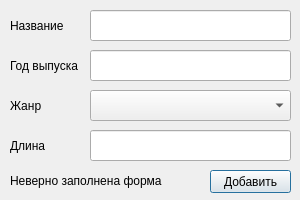
<?xml version="1.0" encoding="UTF-8"?>
<ui version="4.0">
 <class>Dialog</class>
 <widget class="QDialog" name="Dialog">
  <property name="geometry">
   <rect>
    <x>0</x>
    <y>0</y>
    <width>300</width>
    <height>200</height>
   </rect>
  </property>
  <property name="windowTitle">
   <string>Добавить элемент</string>
  </property>
  <widget class="QPushButton" name="pushButton">
   <property name="geometry">
    <rect>
     <x>210</x>
     <y>170</y>
     <width>81</width>
     <height>23</height>
    </rect>
   </property>
   <property name="text">
    <string>Добавить</string>
   </property>
  </widget>
  <widget class="QLineEdit" name="lineEdit">
   <property name="geometry">
    <rect>
     <x>90</x>
     <y>10</y>
     <width>201</width>
     <height>31</height>
    </rect>
   </property>
  </widget>
  <widget class="QLineEdit" name="lineEdit_2">
   <property name="geometry">
    <rect>
     <x>90</x>
     <y>50</y>
     <width>201</width>
     <height>31</height>
    </rect>
   </property>
  </widget>
  <widget class="QLineEdit" name="lineEdit_3">
   <property name="geometry">
    <rect>
     <x>90</x>
     <y>130</y>
     <width>201</width>
     <height>31</height>
    </rect>
   </property>
  </widget>
  <widget class="QComboBox" name="comboBox">
   <property name="geometry">
    <rect>
     <x>90</x>
     <y>90</y>
     <width>201</width>
     <height>31</height>
    </rect>
   </property>
  </widget>
  <widget class="QLabel" name="label">
   <property name="geometry">
    <rect>
     <x>10</x>
     <y>10</y>
     <width>71</width>
     <height>31</height>
    </rect>
   </property>
   <property name="text">
    <string>Название</string>
   </property>
  </widget>
  <widget class="QLabel" name="label_2">
   <property name="geometry">
    <rect>
     <x>10</x>
     <y>50</y>
     <width>71</width>
     <height>31</height>
    </rect>
   </property>
   <property name="text">
    <string>Год выпуска</string>
   </property>
  </widget>
  <widget class="QLabel" name="label_3">
   <property name="geometry">
    <rect>
     <x>10</x>
     <y>90</y>
     <width>71</width>
     <height>31</height>
    </rect>
   </property>
   <property name="text">
    <string>Жанр</string>
   </property>
  </widget>
  <widget class="QLabel" name="label_4">
   <property name="geometry">
    <rect>
     <x>10</x>
     <y>130</y>
     <width>71</width>
     <height>31</height>
    </rect>
   </property>
   <property name="text">
    <string>Длина</string>
   </property>
  </widget>
  <widget class="QLabel" name="label_5">
   <property name="geometry">
    <rect>
     <x>10</x>
     <y>170</y>
     <width>161</width>
     <height>21</height>
    </rect>
   </property>
   <property name="text">
    <string>Неверно заполнена форма</string>
   </property>
  </widget>
 </widget>
 <resources/>
 <connections/>
</ui>
